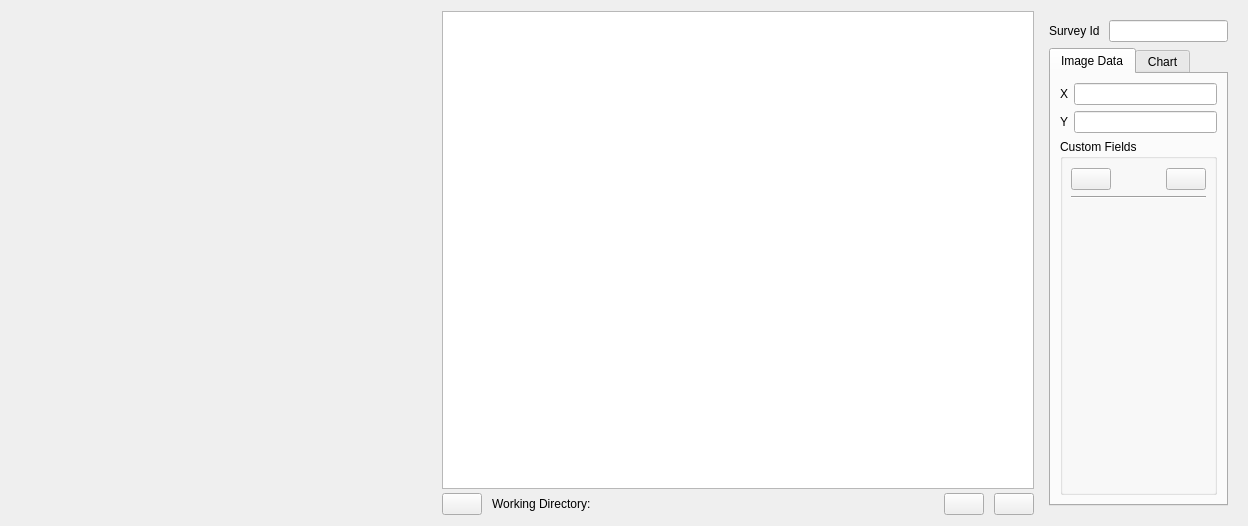
<?xml version="1.0" encoding="UTF-8"?>
<ui version="4.0">
 <class>CentralWidget</class>
 <widget class="QWidget" name="CentralWidget">
  <property name="geometry">
   <rect>
    <x>0</x>
    <y>0</y>
    <width>1248</width>
    <height>526</height>
   </rect>
  </property>
  <property name="windowTitle">
   <string>Form</string>
  </property>
  <layout class="QHBoxLayout" name="horizontalLayout_5">
   <item>
    <widget class="QFrame" name="framePointWidget">
     <property name="sizePolicy">
      <sizepolicy hsizetype="Fixed" vsizetype="Preferred">
       <horstretch>1</horstretch>
       <verstretch>0</verstretch>
      </sizepolicy>
     </property>
     <property name="minimumSize">
      <size>
       <width>425</width>
       <height>0</height>
      </size>
     </property>
     <property name="maximumSize">
      <size>
       <width>16777215</width>
       <height>16777215</height>
      </size>
     </property>
     <property name="frameShape">
      <enum>QFrame::NoFrame</enum>
     </property>
     <property name="frameShadow">
      <enum>QFrame::Plain</enum>
     </property>
     <property name="lineWidth">
      <number>0</number>
     </property>
     <layout class="QVBoxLayout" name="verticalLayout">
      <property name="spacing">
       <number>0</number>
      </property>
      <property name="leftMargin">
       <number>0</number>
      </property>
      <property name="topMargin">
       <number>0</number>
      </property>
      <property name="rightMargin">
       <number>0</number>
      </property>
      <property name="bottomMargin">
       <number>0</number>
      </property>
     </layout>
    </widget>
   </item>
   <item>
    <widget class="QFrame" name="frameCenter">
     <property name="sizePolicy">
      <sizepolicy hsizetype="Preferred" vsizetype="Preferred">
       <horstretch>3</horstretch>
       <verstretch>0</verstretch>
      </sizepolicy>
     </property>
     <property name="frameShape">
      <enum>QFrame::NoFrame</enum>
     </property>
     <property name="frameShadow">
      <enum>QFrame::Raised</enum>
     </property>
     <layout class="QVBoxLayout" name="verticalLayout_4">
      <property name="spacing">
       <number>0</number>
      </property>
      <property name="leftMargin">
       <number>0</number>
      </property>
      <property name="topMargin">
       <number>0</number>
      </property>
      <property name="rightMargin">
       <number>0</number>
      </property>
      <property name="bottomMargin">
       <number>0</number>
      </property>
      <item>
       <widget class="CentralGraphicsView" name="graphicsView"/>
      </item>
      <item>
       <layout class="QHBoxLayout" name="horizontalLayout">
        <property name="spacing">
         <number>10</number>
        </property>
        <property name="topMargin">
         <number>4</number>
        </property>
        <item>
         <widget class="QPushButton" name="pushButtonFolder">
          <property name="toolTip">
           <string>Load folder of images.</string>
          </property>
          <property name="text">
           <string/>
          </property>
          <property name="icon">
           <iconset>
            <normaloff>:/icons/folder.svg</normaloff>:/icons/folder.svg</iconset>
          </property>
          <property name="iconSize">
           <size>
            <width>24</width>
            <height>24</height>
           </size>
          </property>
         </widget>
        </item>
        <item>
         <widget class="QLabel" name="label_3">
          <property name="text">
           <string>Working Directory:</string>
          </property>
         </widget>
        </item>
        <item>
         <widget class="QLabel" name="labelWorkingDirectory">
          <property name="text">
           <string/>
          </property>
         </widget>
        </item>
        <item>
         <spacer name="horizontalSpacer_2">
          <property name="orientation">
           <enum>Qt::Horizontal</enum>
          </property>
          <property name="sizeHint" stdset="0">
           <size>
            <width>40</width>
            <height>20</height>
           </size>
          </property>
         </spacer>
        </item>
        <item>
         <widget class="QPushButton" name="pushButtonZoomIn">
          <property name="toolTip">
           <string>Zoom in.</string>
          </property>
          <property name="text">
           <string/>
          </property>
          <property name="icon">
           <iconset>
            <normaloff>:/icons/zoom_in.svg</normaloff>:/icons/zoom_in.svg</iconset>
          </property>
          <property name="iconSize">
           <size>
            <width>24</width>
            <height>24</height>
           </size>
          </property>
         </widget>
        </item>
        <item>
         <widget class="QPushButton" name="pushButtonZoomOut">
          <property name="toolTip">
           <string>Zoom out.</string>
          </property>
          <property name="text">
           <string/>
          </property>
          <property name="icon">
           <iconset>
            <normaloff>:/icons/zoom_out.svg</normaloff>:/icons/zoom_out.svg</iconset>
          </property>
          <property name="iconSize">
           <size>
            <width>24</width>
            <height>24</height>
           </size>
          </property>
         </widget>
        </item>
       </layout>
      </item>
     </layout>
    </widget>
   </item>
   <item>
    <widget class="QFrame" name="frameCustomField">
     <property name="sizePolicy">
      <sizepolicy hsizetype="Preferred" vsizetype="Preferred">
       <horstretch>1</horstretch>
       <verstretch>0</verstretch>
      </sizepolicy>
     </property>
     <property name="frameShape">
      <enum>QFrame::NoFrame</enum>
     </property>
     <property name="frameShadow">
      <enum>QFrame::Raised</enum>
     </property>
     <layout class="QVBoxLayout" name="verticalLayout_5">
      <item>
       <layout class="QHBoxLayout" name="SurveyId">
        <item>
         <widget class="QLabel" name="label_4">
          <property name="text">
           <string>Survey Id </string>
          </property>
         </widget>
        </item>
        <item>
         <widget class="QLineEdit" name="lineEditSurveyId"/>
        </item>
       </layout>
      </item>
      <item>
       <widget class="QTabWidget" name="tabWidgetImageData">
        <property name="minimumSize">
         <size>
          <width>0</width>
          <height>0</height>
         </size>
        </property>
        <property name="maximumSize">
         <size>
          <width>16777215</width>
          <height>16777215</height>
         </size>
        </property>
        <property name="currentIndex">
         <number>0</number>
        </property>
        <widget class="QWidget" name="ImageDataTab" native="true">
         <attribute name="title">
          <string>Image Data</string>
         </attribute>
         <layout class="QVBoxLayout" name="verticalLayout_2">
          <item>
           <layout class="QHBoxLayout" name="horizontalLayout_2">
            <item>
             <widget class="QLabel" name="label">
              <property name="text">
               <string>X</string>
              </property>
             </widget>
            </item>
            <item>
             <widget class="QLineEdit" name="lineEditX">
              <property name="sizePolicy">
               <sizepolicy hsizetype="Expanding" vsizetype="Fixed">
                <horstretch>0</horstretch>
                <verstretch>0</verstretch>
               </sizepolicy>
              </property>
             </widget>
            </item>
           </layout>
          </item>
          <item>
           <layout class="QHBoxLayout" name="horizontalLayout_3">
            <item>
             <widget class="QLabel" name="label_2">
              <property name="text">
               <string>Y</string>
              </property>
             </widget>
            </item>
            <item>
             <widget class="QLineEdit" name="lineEditY"/>
            </item>
           </layout>
          </item>
          <item>
           <widget class="QGroupBox" name="groupBoxCustomFields">
            <property name="sizePolicy">
             <sizepolicy hsizetype="Preferred" vsizetype="Expanding">
              <horstretch>0</horstretch>
              <verstretch>0</verstretch>
             </sizepolicy>
            </property>
            <property name="title">
             <string>Custom Fields</string>
            </property>
            <layout class="QVBoxLayout" name="verticalLayout_3">
             <property name="leftMargin">
              <number>8</number>
             </property>
             <property name="rightMargin">
              <number>8</number>
             </property>
             <item>
              <layout class="QHBoxLayout" name="horizontalLayout_4">
               <item>
                <widget class="QPushButton" name="pushButtonDeleteField">
                 <property name="toolTip">
                  <string>Delete custom field.</string>
                 </property>
                 <property name="text">
                  <string/>
                 </property>
                 <property name="icon">
                  <iconset>
                   <normaloff>:/icons/delete.svg</normaloff>:/icons/delete.svg</iconset>
                 </property>
                 <property name="iconSize">
                  <size>
                   <width>24</width>
                   <height>24</height>
                  </size>
                 </property>
                </widget>
               </item>
               <item>
                <spacer name="horizontalSpacer">
                 <property name="orientation">
                  <enum>Qt::Horizontal</enum>
                 </property>
                 <property name="sizeHint" stdset="0">
                  <size>
                   <width>40</width>
                   <height>20</height>
                  </size>
                 </property>
                </spacer>
               </item>
               <item>
                <widget class="QPushButton" name="pushButtonAddField">
                 <property name="toolTip">
                  <string>Add custom field.</string>
                 </property>
                 <property name="text">
                  <string/>
                 </property>
                 <property name="icon">
                  <iconset>
                   <normaloff>:/icons/add.svg</normaloff>:/icons/add.svg</iconset>
                 </property>
                 <property name="iconSize">
                  <size>
                   <width>24</width>
                   <height>24</height>
                  </size>
                 </property>
                </widget>
               </item>
              </layout>
             </item>
             <item>
              <widget class="Line" name="line">
               <property name="orientation">
                <enum>Qt::Horizontal</enum>
               </property>
              </widget>
             </item>
             <item>
              <widget class="QFrame" name="frameCustomFields">
               <property name="sizePolicy">
                <sizepolicy hsizetype="Preferred" vsizetype="Expanding">
                 <horstretch>0</horstretch>
                 <verstretch>0</verstretch>
                </sizepolicy>
               </property>
               <property name="frameShape">
                <enum>QFrame::NoFrame</enum>
               </property>
               <property name="frameShadow">
                <enum>QFrame::Plain</enum>
               </property>
              </widget>
             </item>
            </layout>
           </widget>
          </item>
         </layout>
        </widget>
        <widget class="QWidget" name="ChartTab">
         <attribute name="title">
          <string>Chart</string>
         </attribute>
         <layout class="QVBoxLayout" name="verticalLayout_6">
          <item>
           <widget class="PlotWidget" name="currentImageChart" native="true"/>
          </item>
          <item>
           <widget class="PlotWidget" name="allImageChart" native="true"/>
          </item>
         </layout>
        </widget>
       </widget>
      </item>
     </layout>
    </widget>
   </item>
  </layout>
 </widget>
 <customwidgets>
  <customwidget>
   <class>CentralGraphicsView</class>
   <extends>QGraphicsView</extends>
   <header>ddg/central_graphics_view</header>
  </customwidget>
  <customwidget>
   <class>PlotWidget</class>
   <extends>QWidget</extends>
   <header>pyqtgraph</header>
   <container>1</container>
  </customwidget>
 </customwidgets>
 <resources>
  <include location="../icons/ddg.qrc"/>
 </resources>
 <connections/>
</ui>
